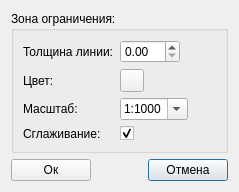
<?xml version="1.0" encoding="UTF-8"?>
<ui version="4.0">
 <class>Dialog_ConfigZo</class>
 <widget class="QDialog" name="Dialog_ConfigZo">
  <property name="geometry">
   <rect>
    <x>0</x>
    <y>0</y>
    <width>239</width>
    <height>171</height>
   </rect>
  </property>
  <property name="windowTitle">
   <string>Настройка ЗО</string>
  </property>
  <layout class="QGridLayout" name="gridLayout">
   <item row="0" column="0" colspan="3">
    <widget class="QGroupBox" name="groupBox">
     <property name="title">
      <string>Зона ограничения:</string>
     </property>
     <layout class="QGridLayout" name="gridLayout_3">
      <item row="0" column="1" colspan="2">
       <widget class="QDoubleSpinBox" name="doubleSpinBox_ZoWidth">
        <property name="maximumSize">
         <size>
          <width>60</width>
          <height>16777215</height>
         </size>
        </property>
       </widget>
      </item>
      <item row="1" column="2">
       <spacer name="horizontalSpacer_2">
        <property name="orientation">
         <enum>Qt::Horizontal</enum>
        </property>
        <property name="sizeHint" stdset="0">
         <size>
          <width>40</width>
          <height>20</height>
         </size>
        </property>
       </spacer>
      </item>
      <item row="1" column="0">
       <widget class="QLabel" name="label_2">
        <property name="text">
         <string>Цвет:</string>
        </property>
       </widget>
      </item>
      <item row="1" column="1">
       <widget class="QToolButton" name="toolButton_ZoColor">
        <property name="text">
         <string/>
        </property>
        <property name="autoRaise">
         <bool>false</bool>
        </property>
       </widget>
      </item>
      <item row="0" column="0">
       <widget class="QLabel" name="label">
        <property name="text">
         <string>Толщина линии:</string>
        </property>
       </widget>
      </item>
      <item row="2" column="1">
       <widget class="QComboBox" name="comboBox_ZoScale">
        <property name="editable">
         <bool>true</bool>
        </property>
        <item>
         <property name="text">
          <string>1:1000</string>
         </property>
        </item>
        <item>
         <property name="text">
          <string>1:800</string>
         </property>
        </item>
        <item>
         <property name="text">
          <string>1:500</string>
         </property>
        </item>
       </widget>
      </item>
      <item row="2" column="0">
       <widget class="QLabel" name="label_5">
        <property name="text">
         <string>Масштаб:</string>
        </property>
       </widget>
      </item>
      <item row="3" column="1">
       <widget class="QCheckBox" name="checkBox_ZoSmooth">
        <property name="text">
         <string/>
        </property>
        <property name="checked">
         <bool>true</bool>
        </property>
       </widget>
      </item>
      <item row="3" column="0">
       <widget class="QLabel" name="label_7">
        <property name="text">
         <string>Сглаживание:</string>
        </property>
       </widget>
      </item>
     </layout>
    </widget>
   </item>
   <item row="1" column="2">
    <widget class="QPushButton" name="pushButton_Cancel">
     <property name="text">
      <string>Отмена</string>
     </property>
    </widget>
   </item>
   <item row="1" column="0">
    <widget class="QPushButton" name="pushButton_Ok">
     <property name="text">
      <string>Ок</string>
     </property>
    </widget>
   </item>
   <item row="1" column="1">
    <spacer name="horizontalSpacer">
     <property name="orientation">
      <enum>Qt::Horizontal</enum>
     </property>
     <property name="sizeHint" stdset="0">
      <size>
       <width>40</width>
       <height>20</height>
      </size>
     </property>
    </spacer>
   </item>
  </layout>
 </widget>
 <resources/>
 <connections/>
</ui>
